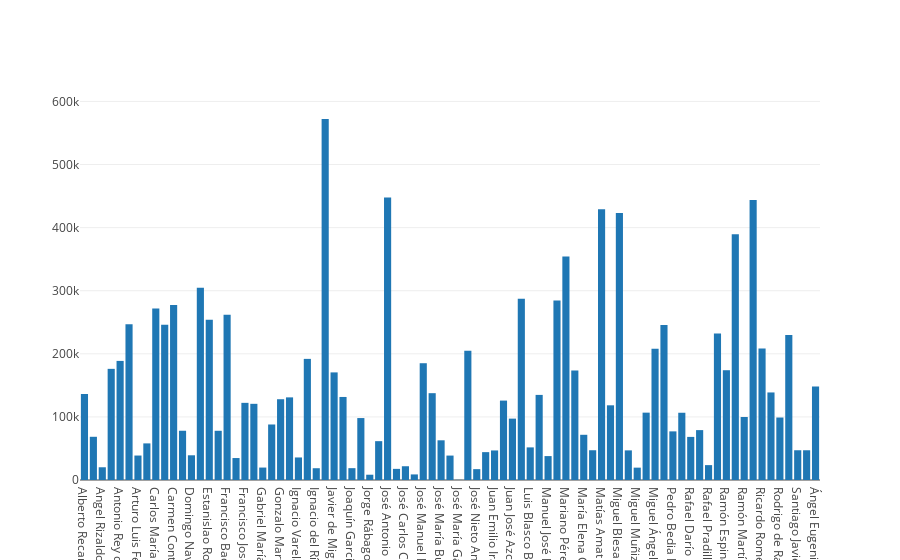

Notebook code cell kept with this figure:
### Markdown cell above
## Bar plot. Money spent by each person, descending order

### Code cell
data = [go.Bar(x=df_summary.nombre,
               y=df_summary.importe_total)]

iplot(data)

### Figure 1 — Plotly figure (JSON) as saved in the notebook; plotly's stock layout.template omitted (floating-point values rounded to 4 significant figures)
{"data": [{"type": "bar", "uid": "3f2a9a9e-c4f8-4959-a15d-19127e277a14", "x": ["Alberto Recarte García Andrade", "Alejandro Couceiro Ojeda", "Angel Rizaldos González", "Antonio Cámara Eguinoa", "Antonio Rey de Viñas Sánchez-Majestad", "Antonio Romero Lázaro", "Arturo Luis Fernández Álvarez", "Beltrán Gutiérrez Moliner", "Carlos María Martínez Martínez", "Carlos Vela García", "Carmen Contreras Gómez", "Cándido Cerón Escudero", "Domingo Navalmoral Sánchez", "Enrique de la Torre Martínez", "Estanislao Rodríguez-Ponga Salamanca", "Fernando Serrano Antón", "Francisco Baquero Noriega", "Francisco Javier López Madrid", "Francisco José Moure Bourio", "Francisco José Pérez Fernández", "Gabriel María Moreno Flores", "Gerardo Díaz Ferrán", "Gonzalo Martín Pascual", "Guillermo Ricardo Marcos Guerrero", "Ignacio Varela Díaz", "Ignacio de Navasques Cobián", "Ignacio del Río García de Sola", "Ildefonso José Sánchez Barcoj", "Javier de Miguel Sánchez", "Jesús Pedroche Nieto", "Joaquín García Pontes", "Jorge Gómez Moreno", "Jorge Rábago Juan Aracil", "José Acosta Cubero", "José Antonio Moral Santín", "José Caballero Domínguez", "José Carlos Contreras Gómez", "José Luis Acero Benedicto", "José Manuel Fernández Norniella", "José María Arteta Vico", "José María Buenaventura Zabala", "José María Fernández del Río", "José María García Alonso", "José María de la Riva Amez", "José Nieto Antolinos", "José Ricardo Martínez Castro", "Juan Emilio Iranzo Martín", "Juan Gómez Castañeda", "Juan José Azcona Olondriz", "Juan Manuel Astorqui Portera", "Luis Blasco Bosqued", "Luis Gabarda Durán", "Manuel José Rodríguez González", "Maria Mercedes de la Merced Monge", "Mariano Pérez Claver", "María Carmen Cafranga Cavestany", "María Elena Gil García", "María Enedina Alvárez Gayol", "Matías Amat Roca", "Mercedes Rojo Izquierdo", "Miguel Blesa de la Parra", "Miguel Corsini Freese", "Miguel Muñiz de las Cuevas", "Miguel Ángel Abejón Resa", "Miguel Ángel Araujo Serrano", "Pablo Abejas Juárez", "Pedro Bedia Pérez", "Pedro Bugidos Garay", "Rafael Darío Fernández Yruegas Moro", "Rafael Eduardo Torres Posada", "Rafael Pradillo Moreno de la Santa", "Rafael Spottorno Díaz Caro", "Ramón Espinar Gallego", "Ramón Ferraz Ricarte", "Ramón Martínez Vilches", "Ricardo Morado Iglesias", "Ricardo Romero de Tejada y Picatoste", "Rodolfo Benito Valenciano", "Rodrigo de Rato Figaredo", "Rubén Cruz Orive", "Santiago Javier Sánchez Carlos", "Virgilio Zapatero Gómez", "Ángel Eugenio Gómez del Pulgar Perales"], "y": [136500.0, 68490.0, 20180.0, 176200.0, 188800.0, 246900.0, 38780.0, 58020.0, 271900.0, 246200.0, 277200.0, 78060.0, 39160.0, 304800.0, 254000.0, 78010.0, 261800.0, 34810.0, 122300.0, 120700.0, 19720.0, 87980.0, 128000.0, 130900.0, 35720.0, 192000.0, 18670.0, 572200.0, 170500.0, 131600.0, 18770.0, 98180.0, 8367.0, 61560.0, 447800.0, 17640.0, 21820.0, 8848.0, 185100.0, 137600.0, 62930.0, 38710.0, 251.3, 204700.0, 17210.0, 44150.0, 46850.0, 125900.0, 97290.0, 287100.0, 51690.0, 134900.0, 37890.0, 284400.0, 354200.0, 173600.0, 71650.0, 47170.0, 429300.0, 118400.0, 423100.0, 46970.0, 19580.0, 106700.0, 208200.0, 245500.0, 77080.0, 106600.0, 68310.0, 79080.0, 23580.0, 232200.0, 174000.0, 389500.0, 99900.0, 444000.0, 208500.0, 138800.0, 99040.0, 229800.0, 47150.0, 47130.0, 148200.0]}], "layout": {}}
